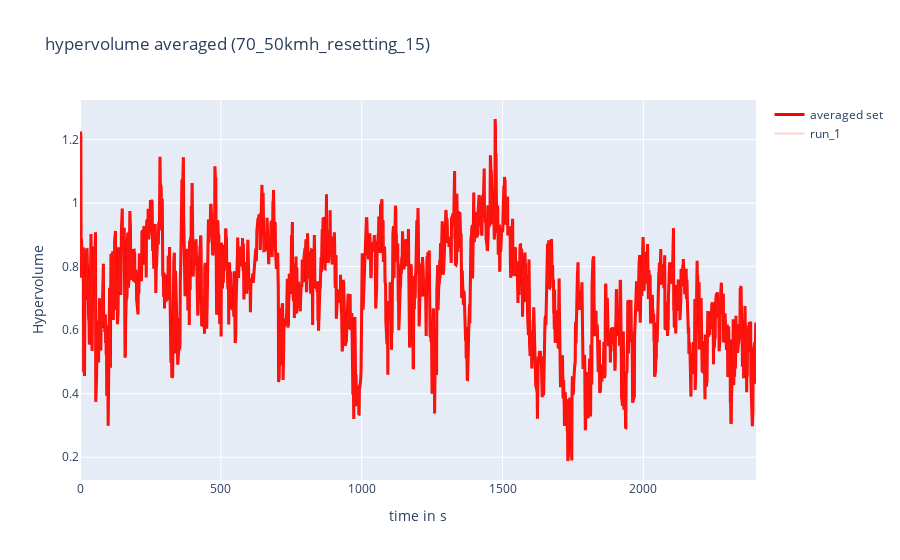
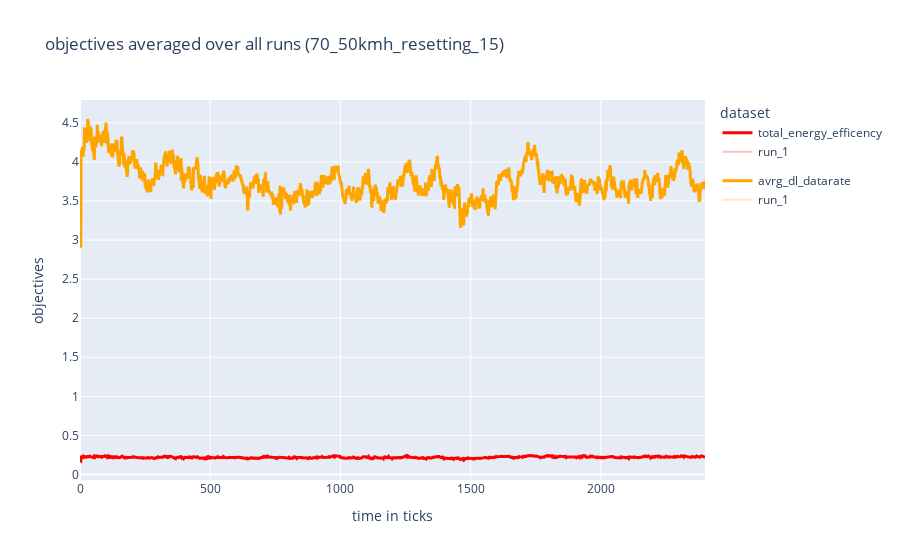
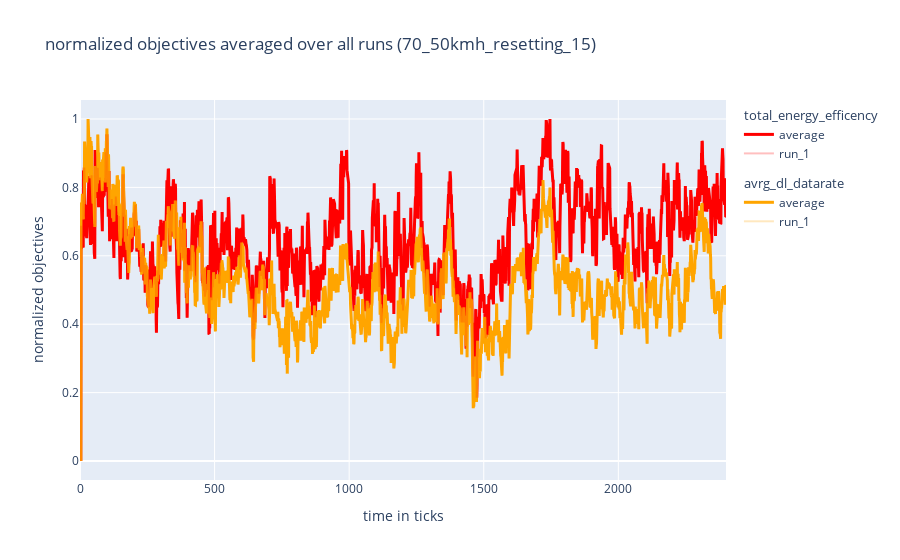

Write notebook code for charts like these, in order.
### Code cell
##################
# plots for single experiment which is defined in above cell
##################

## hyper volume plot

fig1 = go.Figure()
fig1.update_layout(
    title=f"hypervolume averaged ({configuration_name})",
    xaxis_title="time in s",
    yaxis_title="Hypervolume")

## add averaged values
fig1.add_trace(
    go.Scatter(
        x=time_and_frames_list[:, 1],
        y=hypervolume_avrg_list,
        mode='lines',
        name= "averaged set",
        line={"width": 3, "color": "red"}
        ))

## add run values
for index, value in enumerate(hypervolume_list):
    fig1.add_trace(
        go.Scatter(
            x=time_and_frames_list[:, 1],
            y=value,
            mode='lines',
            name= f"run_{str(index+1)}",
            opacity=0.25
        ))


## objective volume plot
fig2 = go.Figure()

fig2.update_layout(
    title= f"objectives averaged over all runs ({configuration_name})",
    xaxis_title="time in ticks",
    yaxis_title="objectives",
    legend_title="dataset",
    )

fig2.add_trace(
        go.Scatter(
            x=time_and_frames_list[:, 1],
            y=objective_1_avrg_list,
            name="total_energy_efficency" ,
            mode='lines',
            line={"width": 3, "color": "red"},
            legendgroup="1"
        ))
fig2.add_trace(
        go.Scatter(
            x=time_and_frames_list[:, 1],
            y=objective_2_avrg_list,
            name="avrg_dl_datarate",
            mode='lines',
            line={"width": 3, "color": "orange"},
            legendgroup="2"
        ))
for index, _ in enumerate(objective_1_list):
    fig2.add_trace(
        go.Scatter(
            x=time_and_frames_list[:, 1],
            y=objective_1_list[index],
            name="run" + "_" +str(index+1),
            mode='lines',
            line={"color": "red"},
            opacity=0.25,
            legendgroup="1"
        ))
    fig2.add_trace(
        go.Scatter(
            x=time_and_frames_list[:, 1],
            y=objective_2_list[index],
            name="run" + "_"+ str(index+1),
            mode='lines',
             line={"color": "orange"},
             opacity=0.25,
             legendgroup="2"
        ))


## normalized objective plot
fig3 = go.Figure()

fig3.update_layout(
    title= f"normalized objectives averaged over all runs ({configuration_name})",
    xaxis_title="time in ticks",
    yaxis_title="normalized objectives")

fig3.add_trace(
        go.Scatter(
            x=time_and_frames_list[:, 1],
            y=objective_1_normalized_avrg_list,
            name="average" ,
            mode='lines',
            line={"width": 3, "color": "red"},
            legendgroup="total_energy_efficency",
            legendgrouptitle_text="total_energy_efficency"
        ))
fig3.add_trace(
        go.Scatter(
            x=time_and_frames_list[:, 1],
            y=objective_2_normalized_avrg_list,
            name="average",
            mode='lines',
            line={"width": 3, "color": "orange"},
            legendgroup="avrg_dl_datarate",
            legendgrouptitle_text="avrg_dl_datarate"
        ),)
for index, _ in enumerate(objective_1_list):
    fig3.add_trace(
        go.Scatter(
            x=time_and_frames_list[:, 1],
            y=objective_1_normalized_list[index],
            name="run" + "_" +str(index+1),
            mode='lines',
            line={"color": "red"},
            opacity=0.25,
            legendgroup="total_energy_efficency",
            legendgrouptitle_text="total_energy_efficency"
        ))
    fig3.add_trace(
        go.Scatter(
            x=time_and_frames_list[:, 1],
            y=objective_2_normalized_list[index],
            name="run" + "_"+ str(index+1),
            mode='lines',
            line={"color": "orange"},
            opacity=0.25,
            legendgroup="avrg_dl_datarate",
            legendgrouptitle_text="avrg_dl_datarate"
        ))

fig1.show()
fig2.show()
fig3.show()

### Figure 1 — Plotly figure (JSON) as saved in the notebook; plotly's stock layout.template omitted (floating-point values rounded to 4 significant figures; data arrays with more than 128 entries replaced by an {"elided": "..."} marker saying what was removed)
{"data": [{"line": {"color": "red", "width": 3}, "mode": "lines", "name": "averaged set", "type": "scatter", "x": {"elided": "2401 int values"}, "y": {"elided": "2401 float values"}}, {"mode": "lines", "name": "run_1", "opacity": 0.25, "type": "scatter", "x": {"elided": "2401 int values"}, "y": {"elided": "2401 float values"}}], "layout": {"title": {"text": "hypervolume averaged (70_50kmh_resetting_15)"}, "xaxis": {"title": {"text": "time in s"}}, "yaxis": {"title": {"text": "Hypervolume"}}}}

### Figure 2 — Plotly figure (JSON) as saved in the notebook; plotly's stock layout.template omitted (floating-point values rounded to 4 significant figures; data arrays with more than 128 entries replaced by an {"elided": "..."} marker saying what was removed)
{"data": [{"legendgroup": "1", "line": {"color": "red", "width": 3}, "mode": "lines", "name": "total_energy_efficency", "type": "scatter", "x": {"elided": "2401 int values"}, "y": {"elided": "2401 float values"}}, {"legendgroup": "2", "line": {"color": "orange", "width": 3}, "mode": "lines", "name": "avrg_dl_datarate", "type": "scatter", "x": {"elided": "2401 int values"}, "y": {"elided": "2401 float values"}}, {"legendgroup": "1", "line": {"color": "red"}, "mode": "lines", "name": "run_1", "opacity": 0.25, "type": "scatter", "x": {"elided": "2401 int values"}, "y": {"elided": "2401 float values"}}, {"legendgroup": "2", "line": {"color": "orange"}, "mode": "lines", "name": "run_1", "opacity": 0.25, "type": "scatter", "x": {"elided": "2401 int values"}, "y": {"elided": "2401 float values"}}], "layout": {"legend": {"title": {"text": "dataset"}}, "title": {"text": "objectives averaged over all runs (70_50kmh_resetting_15)"}, "xaxis": {"title": {"text": "time in ticks"}}, "yaxis": {"title": {"text": "objectives"}}}}

### Figure 3 — Plotly figure (JSON) as saved in the notebook; plotly's stock layout.template omitted (floating-point values rounded to 4 significant figures; data arrays with more than 128 entries replaced by an {"elided": "..."} marker saying what was removed)
{"data": [{"legendgroup": "total_energy_efficency", "legendgrouptitle": {"text": "total_energy_efficency"}, "line": {"color": "red", "width": 3}, "mode": "lines", "name": "average", "type": "scatter", "x": {"elided": "2401 int values"}, "y": {"elided": "2401 float values"}}, {"legendgroup": "avrg_dl_datarate", "legendgrouptitle": {"text": "avrg_dl_datarate"}, "line": {"color": "orange", "width": 3}, "mode": "lines", "name": "average", "type": "scatter", "x": {"elided": "2401 int values"}, "y": {"elided": "2401 float values"}}, {"legendgroup": "total_energy_efficency", "legendgrouptitle": {"text": "total_energy_efficency"}, "line": {"color": "red"}, "mode": "lines", "name": "run_1", "opacity": 0.25, "type": "scatter", "x": {"elided": "2401 int values"}, "y": {"elided": "2401 float values"}}, {"legendgroup": "avrg_dl_datarate", "legendgrouptitle": {"text": "avrg_dl_datarate"}, "line": {"color": "orange"}, "mode": "lines", "name": "run_1", "opacity": 0.25, "type": "scatter", "x": {"elided": "2401 int values"}, "y": {"elided": "2401 float values"}}], "layout": {"title": {"text": "normalized objectives averaged over all runs (70_50kmh_resetting_15)"}, "xaxis": {"title": {"text": "time in ticks"}}, "yaxis": {"title": {"text": "normalized objectives"}}}}
